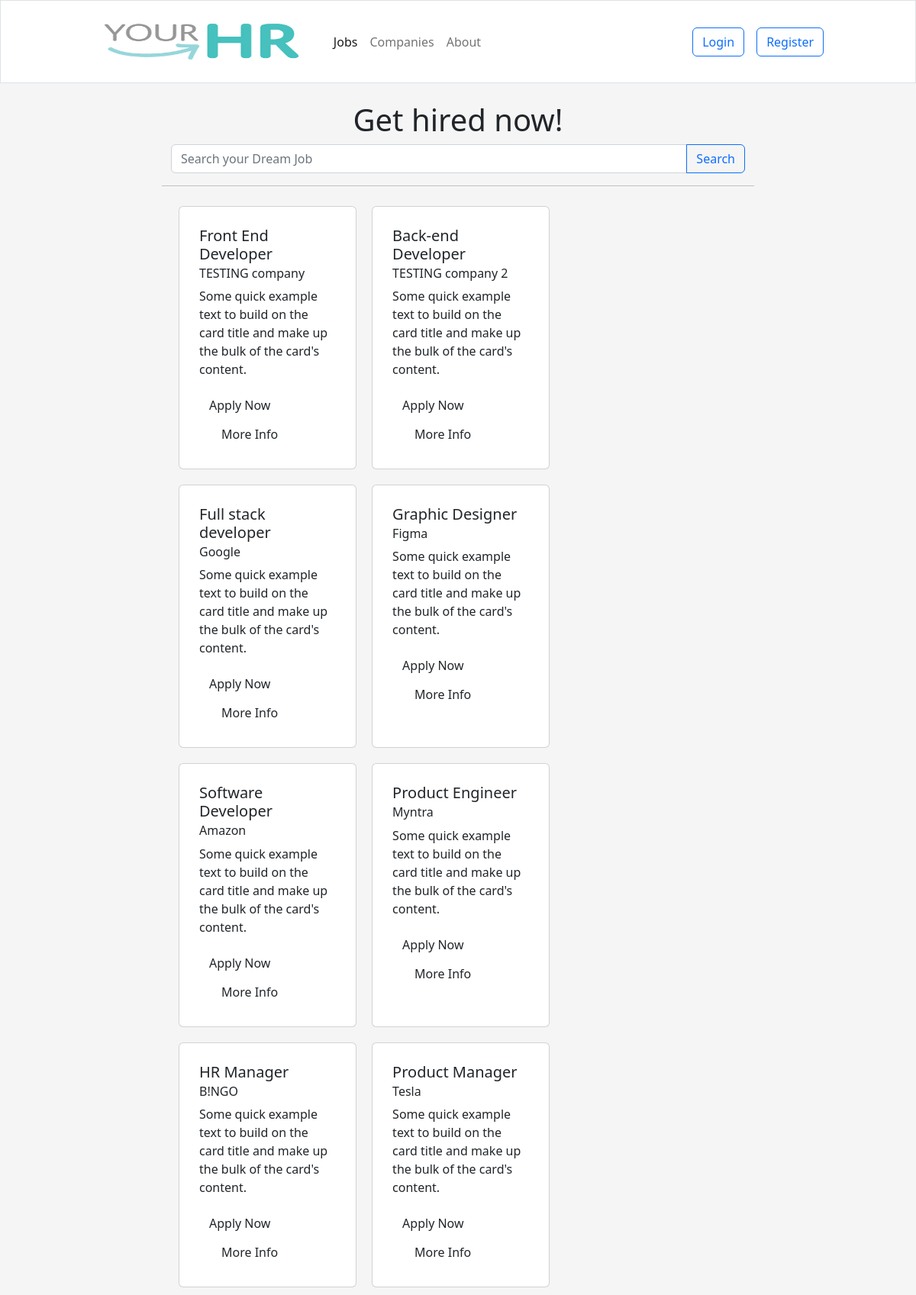
Screenshot of /jobs/ with the database file from the repository.
### jobs/models.py (models this page shows, shortened)
class jobDesc(models.Model):
    owner = models.ForeignKey(User, on_delete=models.CASCADE)
    role = models.CharField(max_length=50)
    date_posted = models.DateTimeField(auto_now_add=True)
    companyName = models.CharField(max_length=50)
    aboutCompany = models.TextField(max_length=1000)
    email = models.EmailField()
    location = models.CharField(max_length=100)
    salary = models.BigIntegerField()
    experience = models.IntegerField()
    qualifications = models.TextField(max_length=300)
    responsibilities = models.TextField(max_length=2000)

### jobs/views.py (the view)
class jobsListView(ListView):
    model = models.jobDesc

### jobs/templates/jobs/jobdesc_list.html
{% extends 'jobs/base.html' %}
{% load static %}
{% block content %}
    <h1 style="text-align: center;">Get hired now!</h1>
    <form class="container-fluid" method="get" action="/jobs/search">
        <div class="input-group">
          <input type="text" name="query" id="search" class="form-control" placeholder="Search your Dream Job" aria-label="Username" aria-describedby="basic-addon1">
          <span class="input-group-text btn btn-outline-primary" id="basic-addon1">Search</span>
        </div>
    </form>
    <hr>
    <div class="container bordersss" style="display: flex;flex-wrap: wrap;">
        {% for job in object_list %}
        <div class="card bordersss column">
            <div class="card-body">
            <h5 class="card-title">{{ job.role }}</h5>
            <h6 class="card-subtitle mb-2 text-body-secondary">{{ job.companyName }}</h6>
            <p class="card-text">Some quick example text to build on the card title and make up the bulk of the card's content.</p>
            <a href="#" class="card-link btn">Apply Now</a>
            <a href="{% url 'job-detail' job.pk %}" class="card-link btn">More Info</a>
            </div>
        </div>
        {% endfor %}
{% endblock content %}

### jobs/templates/jobs/base.html (shortened to what this page needs)
{% load static %}
<!DOCTYPE html>
<html lang="en">
<head>
    <link rel="stylesheet" href="https://cdn.jsdelivr.net/npm/bootstrap@5.2.3/dist/css/bootstrap.min.css">
    <link rel="stylesheet" href="{% static '/css/style.css' %}">
</head>
<body>
    <nav class="navbar navbar-expand-lg bg-body-tertiary border ">
        <div class="container-fluid col-10">
                <a class="navbar-brand" href="#">
                  <img src="{% static '/images/logo.png' %}" alt="Logo" width="300" height="80" class="d-inline-block align-text-top">
                </a>
          <div class="collapse navbar-collapse" id="navbarNavAltMarkup" style="justify-content: space-between;">
            <div class="navbar-nav">
              <a class="nav-link active" aria-current="page" href="#">Jobs</a>
              <a class="nav-link" href="#">Companies</a>
              <a class="nav-link" href="#">About</a>
            </div>
            <div class="navbar-nav" >
              {% if user.is_authenticated %}
                <a class="nav-link" style="float: right;" href="{% url 'user-profile' %}"><button class="btn btn-outline-primary">Profile</button></a>
                <a class="nav-link" style="float: right;" href="{% url 'user-logout' %}"><button class="btn btn-outline-primary">Logout</button></a>
              {% else %}
                <a class="nav-link" style="float: right;" href="{% url 'user-login' %}"><button class="btn btn-outline-primary">Login</button></a>
                <a class="nav-link" style="float: right;" href="{% url 'user-register' %}"><button class="btn btn-outline-primary">Register</button></a>
              {% endif %}
            </div>
          </div>
        </div>
      </nav>
      <div class="container mt-4 col-8">
        {% block content %}
        {% endblock content %}
      </div>
</body>
</html>

### static/css/style.css (style rules this page uses)
* { box-sizing: border-box; }
body { background-color: whitesmoke; }
nav { background-color: white; }
.column { float: left; width: 31%; padding: 10px; margin: 10px; }

### jobs/templates/jobs/base.html (style rules this page uses)
.border { border: solid 15px black; }

### rows the page displays
jobDesc: role "Front End Developer", companyName "TESTING company"
jobDesc: role "Back-end Developer", companyName "TESTING company 2"
jobDesc: role "Full stack developer", companyName "Google"
jobDesc: role "Graphic Designer", companyName "Figma"
jobDesc: role "Software Developer", companyName "Amazon"
jobDesc: role "Product Engineer", companyName "Myntra"
jobDesc: role "HR Manager", companyName "B!NGO"
jobDesc: role "Product Manager", companyName "Tesla"
